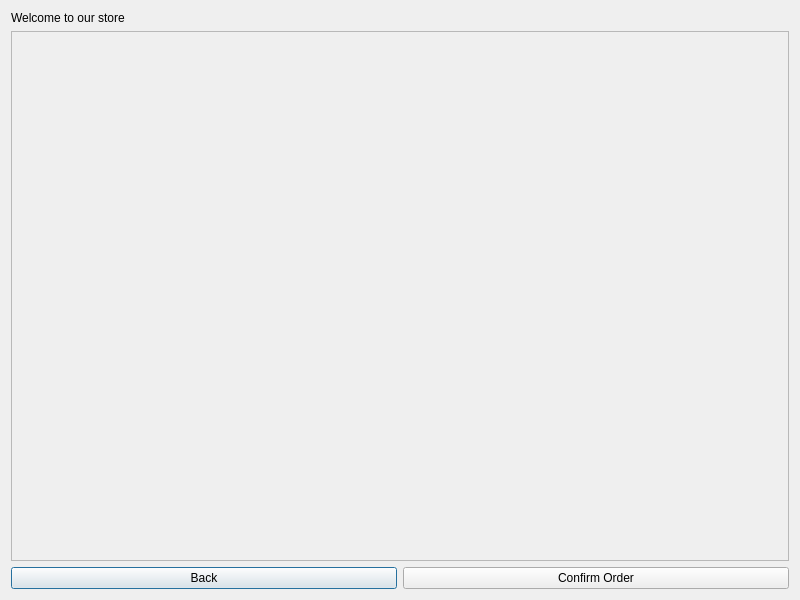
<?xml version="1.0" encoding="UTF-8"?>
<ui version="4.0">
 <class>CustomerWindow</class>
 <widget class="QDialog" name="CustomerWindow">
  <property name="geometry">
   <rect>
    <x>0</x>
    <y>0</y>
    <width>800</width>
    <height>600</height>
   </rect>
  </property>
  <property name="windowTitle">
   <string>Dialog</string>
  </property>
  <layout class="QVBoxLayout" name="verticalLayout">
   <item>
    <widget class="QLabel" name="label">
     <property name="text">
      <string>Welcome to our store</string>
     </property>
    </widget>
   </item>
   <item>
    <widget class="QScrollArea" name="ProductArea">
     <property name="widgetResizable">
      <bool>true</bool>
     </property>
     <widget class="QWidget" name="scrollAreaWidgetContents">
      <property name="geometry">
       <rect>
        <x>0</x>
        <y>0</y>
        <width>776</width>
        <height>511</height>
       </rect>
      </property>
     </widget>
    </widget>
   </item>
   <item>
    <layout class="QHBoxLayout" name="horizontalLayout">
     <item>
      <widget class="QPushButton" name="Backbtn">
       <property name="text">
        <string>Back</string>
       </property>
      </widget>
     </item>
     <item>
      <widget class="QPushButton" name="ViewOrder_BTN">
       <property name="text">
        <string>Confirm Order</string>
       </property>
      </widget>
     </item>
    </layout>
   </item>
  </layout>
 </widget>
 <resources/>
 <connections/>
</ui>
